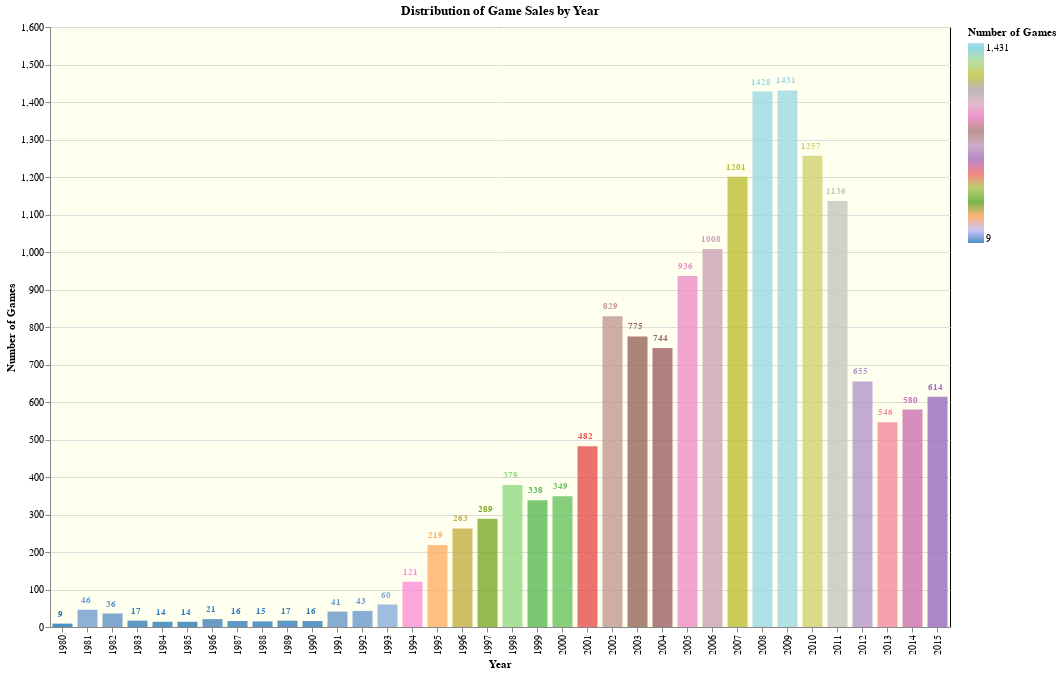

Notebook cell for this chart:
### Markdown cell above
<img src="https://tenor.com/en-GB/view/ghost-simon-riley-simon-ghost-riley-call-of-duty-mw2-gif-16654519695300043533.gif">

### Code cell
df['Year'] = pd.to_numeric(df['Year'], errors='coerce')  
year_counts = df.groupby('Year').size().reset_index(name='Number of Games')

# Create Altair Chart
chart = alt.Chart(year_counts).mark_bar(opacity=0.8,size=20).encode(
    x=alt.X('Year:O', sort=list(year_counts['Year'])),
    y='Number of Games:Q',
    color=alt.Color('Number of Games:Q', scale=alt.Scale(scheme='category20')),
    tooltip=['Year:O', 'Number of Games:Q']
).properties(
    title='Distribution of Game Sales by Year',
    width=900,
    height=600
)

# Add text labels on top of each bar
text = chart.mark_text(
    align='center',
    baseline='middle',
    dx=-2,
    dy=-10,
    fontSize=9,
    fontWeight='bold'
).encode(
    text='Number of Games:Q'
)

# Combine the bar chart and text labels
chart_with_labels = (chart + text)

# Customize background and gridlines
chart_with_labels = chart_with_labels.configure_view(
    fill='#FFFFF0',
    stroke='opaque'
)

chart_with_labels.display()

### Figure 1 — Vega specification as saved in the notebook (floating-point values rounded to 4 significant figures)
{"$schema": "https://vega.github.io/schema/vega/v5.json", "data": [{"name": "source_0"}, {"name": "data_1", "values": [{"Number of Games": 9, "Number of Games_end": 9.0, "Number of Games_start": 0.0, "Year": 1980.0}, {"Number of Games": 46, "Number of Games_end": 46.0, "Number of Games_start": 0.0, "Year": 1981.0}, {"Number of Games": 36, "Number of Games_end": 36.0, "Number of Games_start": 0.0, "Year": 1982.0}, {"Number of Games": 17, "Number of Games_end": 17.0, "Number of Games_start": 0.0, "Year": 1983.0}, {"Number of Games": 14, "Number of Games_end": 14.0, "Number of Games_start": 0.0, "Year": 1984.0}, {"Number of Games": 14, "Number of Games_end": 14.0, "Number of Games_start": 0.0, "Year": 1985.0}, {"Number of Games": 21, "Number of Games_end": 21.0, "Number of Games_start": 0.0, "Year": 1986.0}, {"Number of Games": 16, "Number of Games_end": 16.0, "Number of Games_start": 0.0, "Year": 1987.0}, {"Number of Games": 15, "Number of Games_end": 15.0, "Number of Games_start": 0.0, "Year": 1988.0}, {"Number of Games": 17, "Number of Games_end": 17.0, "Number of Games_start": 0.0, "Year": 1989.0}, {"Number of Games": 16, "Number of Games_end": 16.0, "Number of Games_start": 0.0, "Year": 1990.0}, {"Number of Games": 41, "Number of Games_end": 41.0, "Number of Games_start": 0.0, "Year": 1991.0}, {"Number of Games": 43, "Number of Games_end": 43.0, "Number of Games_start": 0.0, "Year": 1992.0}, {"Number of Games": 60, "Number of Games_end": 60.0, "Number of Games_start": 0.0, "Year": 1993.0}, {"Number of Games": 121, "Number of Games_end": 121.0, "Number of Games_start": 0.0, "Year": 1994.0}, {"Number of Games": 219, "Number of Games_end": 219.0, "Number of Games_start": 0.0, "Year": 1995.0}, {"Number of Games": 263, "Number of Games_end": 263.0, "Number of Games_start": 0.0, "Year": 1996.0}, {"Number of Games": 289, "Number of Games_end": 289.0, "Number of Games_start": 0.0, "Year": 1997.0}, {"Number of Games": 379, "Number of Games_end": 379.0, "Number of Games_start": 0.0, "Year": 1998.0}, {"Number of Games": 338, "Number of Games_end": 338.0, "Number of Games_start": 0.0, "Year": 1999.0}, {"Number of Games": 349, "Number of Games_end": 349.0, "Number of Games_start": 0.0, "Year": 2000.0}, {"Number of Games": 482, "Number of Games_end": 482.0, "Number of Games_start": 0.0, "Year": 2001.0}, {"Number of Games": 829, "Number of Games_end": 829.0, "Number of Games_start": 0.0, "Year": 2002.0}, {"Number of Games": 775, "Number of Games_end": 775.0, "Number of Games_start": 0.0, "Year": 2003.0}, {"Number of Games": 744, "Number of Games_end": 744.0, "Number of Games_start": 0.0, "Year": 2004.0}, {"Number of Games": 936, "Number of Games_end": 936.0, "Number of Games_start": 0.0, "Year": 2005.0}, {"Number of Games": 1008, "Number of Games_end": 1008.0, "Number of Games_start": 0.0, "Year": 2006.0}, {"Number of Games": 1201, "Number of Games_end": 1201.0, "Number of Games_start": 0.0, "Year": 2007.0}, {"Number of Games": 1428, "Number of Games_end": 1428.0, "Number of Games_start": 0.0, "Year": 2008.0}, {"Number of Games": 1431, "Number of Games_end": 1431.0, "Number of Games_start": 0.0, "Year": 2009.0}, {"Number of Games": 1257, "Number of Games_end": 1257.0, "Number of Games_start": 0.0, "Year": 2010.0}, {"Number of Games": 1136, "Number of Games_end": 1136.0, "Number of Games_start": 0.0, "Year": 2011.0}, {"Number of Games": 655, "Number of Games_end": 655.0, "Number of Games_start": 0.0, "Year": 2012.0}, {"Number of Games": 546, "Number of Games_end": 546.0, "Number of Games_start": 0.0, "Year": 2013.0}, {"Number of Games": 580, "Number of Games_end": 580.0, "Number of Games_start": 0.0, "Year": 2014.0}, {"Number of Games": 614, "Number of Games_end": 614.0, "Number of Games_start": 0.0, "Year": 2015.0}]}, {"name": "data_2", "values": [{"Number of Games": 9, "Year": 1980.0}, {"Number of Games": 46, "Year": 1981.0}, {"Number of Games": 36, "Year": 1982.0}, {"Number of Games": 17, "Year": 1983.0}, {"Number of Games": 14, "Year": 1984.0}, {"Number of Games": 14, "Year": 1985.0}, {"Number of Games": 21, "Year": 1986.0}, {"Number of Games": 16, "Year": 1987.0}, {"Number of Games": 15, "Year": 1988.0}, {"Number of Games": 17, "Year": 1989.0}, {"Number of Games": 16, "Year": 1990.0}, {"Number of Games": 41, "Year": 1991.0}, {"Number of Games": 43, "Year": 1992.0}, {"Number of Games": 60, "Year": 1993.0}, {"Number of Games": 121, "Year": 1994.0}, {"Number of Games": 219, "Year": 1995.0}, {"Number of Games": 263, "Year": 1996.0}, {"Number of Games": 289, "Year": 1997.0}, {"Number of Games": 379, "Year": 1998.0}, {"Number of Games": 338, "Year": 1999.0}, {"Number of Games": 349, "Year": 2000.0}, {"Number of Games": 482, "Year": 2001.0}, {"Number of Games": 829, "Year": 2002.0}, {"Number of Games": 775, "Year": 2003.0}, {"Number of Games": 744, "Year": 2004.0}, {"Number of Games": 936, "Year": 2005.0}, {"Number of Games": 1008, "Year": 2006.0}, {"Number of Games": 1201, "Year": 2007.0}, {"Number of Games": 1428, "Year": 2008.0}, {"Number of Games": 1431, "Year": 2009.0}, {"Number of Games": 1257, "Year": 2010.0}, {"Number of Games": 1136, "Year": 2011.0}, {"Number of Games": 655, "Year": 2012.0}, {"Number of Games": 546, "Year": 2013.0}, {"Number of Games": 580, "Year": 2014.0}, {"Number of Games": 614, "Year": 2015.0}]}, {"name": "source_0_x_domain_Year", "values": [{"Year": 1980.0, "sort_field": 0.0}, {"Year": 1981.0, "sort_field": 1.0}, {"Year": 1982.0, "sort_field": 2.0}, {"Year": 1983.0, "sort_field": 3.0}, {"Year": 1984.0, "sort_field": 4.0}, {"Year": 1985.0, "sort_field": 5.0}, {"Year": 1986.0, "sort_field": 6.0}, {"Year": 1987.0, "sort_field": 7.0}, {"Year": 1988.0, "sort_field": 8.0}, {"Year": 1989.0, "sort_field": 9.0}, {"Year": 1990.0, "sort_field": 10.0}, {"Year": 1991.0, "sort_field": 11.0}, {"Year": 1992.0, "sort_field": 12.0}, {"Year": 1993.0, "sort_field": 13.0}, {"Year": 1994.0, "sort_field": 14.0}, {"Year": 1995.0, "sort_field": 15.0}, {"Year": 1996.0, "sort_field": 16.0}, {"Year": 1997.0, "sort_field": 17.0}, {"Year": 1998.0, "sort_field": 18.0}, {"Year": 1999.0, "sort_field": 19.0}, {"Year": 2000.0, "sort_field": 20.0}, {"Year": 2001.0, "sort_field": 21.0}, {"Year": 2002.0, "sort_field": 22.0}, {"Year": 2003.0, "sort_field": 23.0}, {"Year": 2004.0, "sort_field": 24.0}, {"Year": 2005.0, "sort_field": 25.0}, {"Year": 2006.0, "sort_field": 26.0}, {"Year": 2007.0, "sort_field": 27.0}, {"Year": 2008.0, "sort_field": 28.0}, {"Year": 2009.0, "sort_field": 29.0}, {"Year": 2010.0, "sort_field": 30.0}, {"Year": 2011.0, "sort_field": 31.0}, {"Year": 2012.0, "sort_field": 32.0}, {"Year": 2013.0, "sort_field": 33.0}, {"Year": 2014.0, "sort_field": 34.0}, {"Year": 2015.0, "sort_field": 35.0}]}], "marks": [{"type": "rect", "name": "layer_0_marks", "from": {"data": "data_1"}, "encode": {"update": {"xc": {"field": "Year", "scale": "x", "band": 0.5}, "tooltip": {"signal": "{\"Year\": isValid(datum[\"Year\"]) ? datum[\"Year\"] : \"\"+datum[\"Year\"], \"Number of Games\": format(datum[\"Number of Games\"], \"\")}"}, "opacity": {"value": 0.8}, "fill": {"field": "Number of Games", "scale": "color"}, "ariaRoleDescription": {"value": "bar"}, "description": {"signal": "\"Year: \" + (isValid(datum[\"Year\"]) ? datum[\"Year\"] : \"\"+datum[\"Year\"]) + \"; Number of Games: \" + (format(datum[\"Number of Games\"], \"\"))"}, "width": {"value": 20}, "y": {"field": "Number of Games_end", "scale": "y"}, "y2": {"field": "Number of Games_start", "scale": "y"}}}, "style": ["bar"]}, {"type": "text", "name": "layer_1_marks", "from": {"data": "data_2"}, "encode": {"update": {"tooltip": {"signal": "{\"Year\": isValid(datum[\"Year\"]) ? datum[\"Year\"] : \"\"+datum[\"Year\"], \"Number of Games\": format(datum[\"Number of Games\"], \"\")}"}, "description": {"signal": "\"Year: \" + (isValid(datum[\"Year\"]) ? datum[\"Year\"] : \"\"+datum[\"Year\"]) + \"; Number of Games: \" + (format(datum[\"Number of Games\"], \"\"))"}, "text": {"signal": "format(datum[\"Number of Games\"], \"\")"}, "x": {"field": "Year", "scale": "x", "band": 0.5}, "dx": {"value": -2}, "dy": {"value": -10}, "fontWeight": {"value": "bold"}, "y": {"field": "Number of Games", "scale": "y"}, "align": {"value": "center"}, "baseline": {"value": "middle"}, "fontSize": {"value": 9}, "fill": {"field": "Number of Games", "scale": "color"}}}, "style": ["text"]}], "scales": [{"name": "x", "type": "band", "domain": {"data": "source_0_x_domain_Year", "field": "Year", "sort": {"op": "max", "field": "sort_field"}}, "range": [0, {"signal": "width"}], "paddingInner": 0.1, "paddingOuter": 0.05}, {"name": "y", "type": "linear", "domain": {"fields": [{"data": "data_1", "field": "Number of Games_start"}, {"data": "data_1", "field": "Number of Games_end"}, {"data": "data_2", "field": "Number of Games"}]}, "range": [{"signal": "height"}, 0], "nice": true, "zero": true}, {"name": "color", "type": "linear", "domain": {"fields": [{"data": "data_1", "field": "Number of Games"}, {"data": "data_2", "field": "Number of Games"}]}, "range": {"scheme": "category20"}, "interpolate": "hcl", "zero": false}], "axes": [{"scale": "y", "aria": false, "minExtent": 0, "orient": "left", "ticks": false, "maxExtent": 0, "grid": true, "domain": false, "tickCount": {"signal": "ceil(height/40)"}, "labels": false, "zindex": 0, "gridScale": "x"}, {"scale": "x", "labelAngle": 270, "grid": false, "zindex": 0, "labelAlign": "right", "labelBaseline": "middle", "orient": "bottom", "title": "Year"}, {"scale": "y", "grid": false, "labelOverlap": true, "zindex": 0, "tickCount": {"signal": "ceil(height/40)"}, "orient": "left", "title": "Number of Games"}], "title": {"text": "Distribution of Game Sales by Year", "frame": "group"}, "background": "white", "height": 600, "width": 900, "padding": 5, "style": "cell", "legends": [{"fill": "color", "gradientLength": {"signal": "clamp(height, 64, 200)"}, "title": "Number of Games", "encode": {"gradient": {"update": {"opacity": {"value": 0.8}}}}}], "config": {"style": {"cell": {"fill": "#FFFFF0", "stroke": "opaque"}}}}
